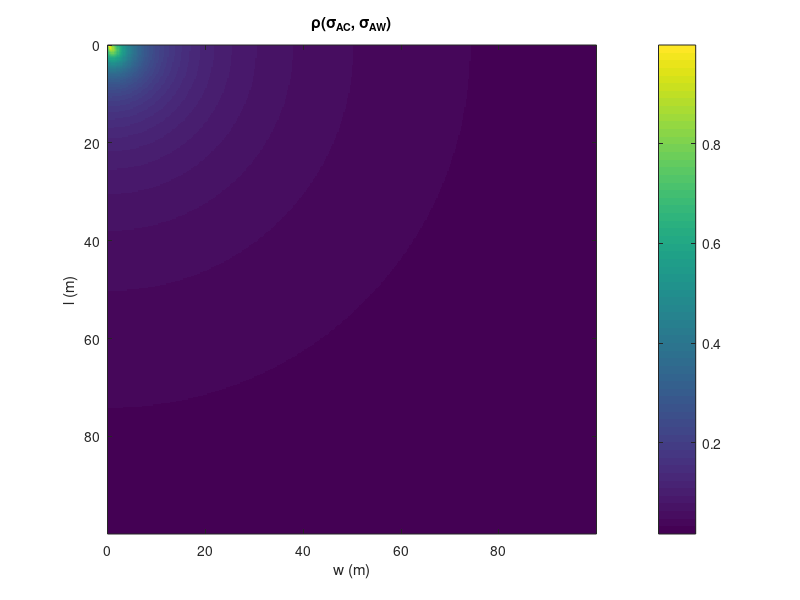

This figure's MATLAB source:
% Statistical Methods in Physics Spring 2014
% University of Helsinki
%
% Exercise 1
% Mikael Mieskolainen
clear; close all;

global h;
h = 2.4;

rho = @(w,l) (h*(w+l)) ./ (sqrt(l.^2 + w.^2)*sqrt(2*h.^2 + (w+l).^2));

Z = [];
i = 1; j = 1;
W = 0.1:0.25:100;
L = 0.1:0.25:100;

for w = L
    i = 1;
    for l = L
        Z(i,j) = rho(w,l);
        i = i + 1;
    end
    j = j + 1;
end

% Plot correlelation coefficient path
imagesc(W,L,Z); axis square;
xlabel('w (m)'); ylabel('l (m)'); title('\rho(\sigma_A_C, \sigma_A_W)');
colorbar;
